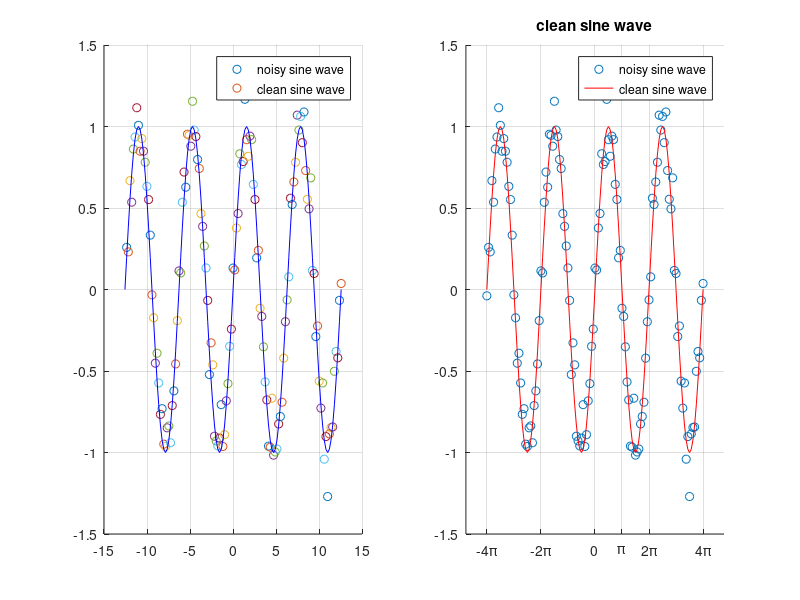

Source code (MATLAB):
clc, clear, close all
%% function
y =@(x,noise)sin(x)+noise;

% creating x and noise
x = -4*pi:pi/16:4*pi

N = size(x)
noise = .1*randn(N(2),1)

%% evaluating the function and plotting it
y_eval = y(x,noise');
figure
grid on
hold on
ylim([-2 2])
% xlim([-4*pi 4*pi])
scatter(x(1),y_eval(1))
pause(.03)

for i=2:length(y_eval)
    hold on
    subplot(1,2,1)
    scatter(x(i),y_eval(i))
    pause(.03)
    grid on
end
subplot(1,2,1)
plot(x,y(x,0),'-b')
ax_y = gca 
legend({'noisy sine wave', 'clean sine wave'})
hold off

subplot(1,2,2)
hold on
grid on
title('clean sine wave')
scatter(x,y_eval)
plot(x,y(x,0),'-r')
legend({'noisy sine wave', 'clean sine wave'})
xticks([-4*pi -2*pi 0 pi 2*pi 4*pi])
xticklabels({'-4\pi','-2\pi','0','\pi','2\pi','4\pi'})

hold off